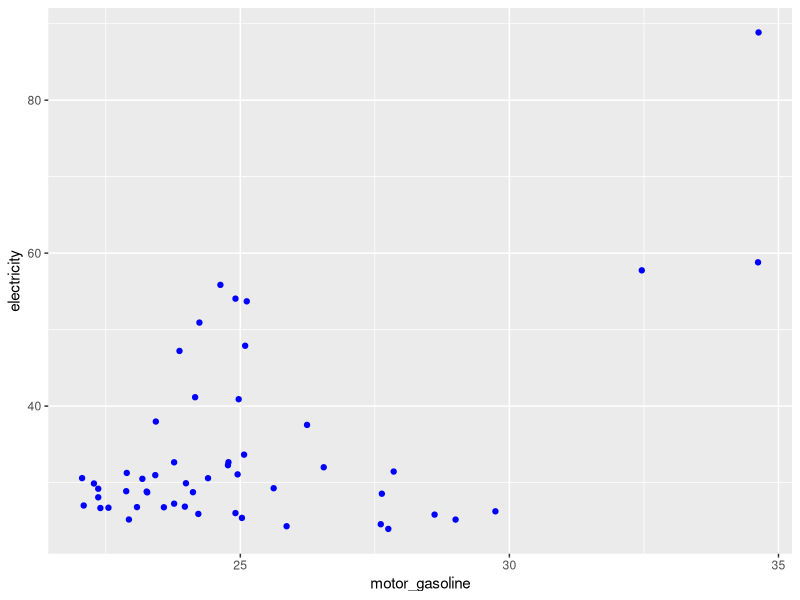
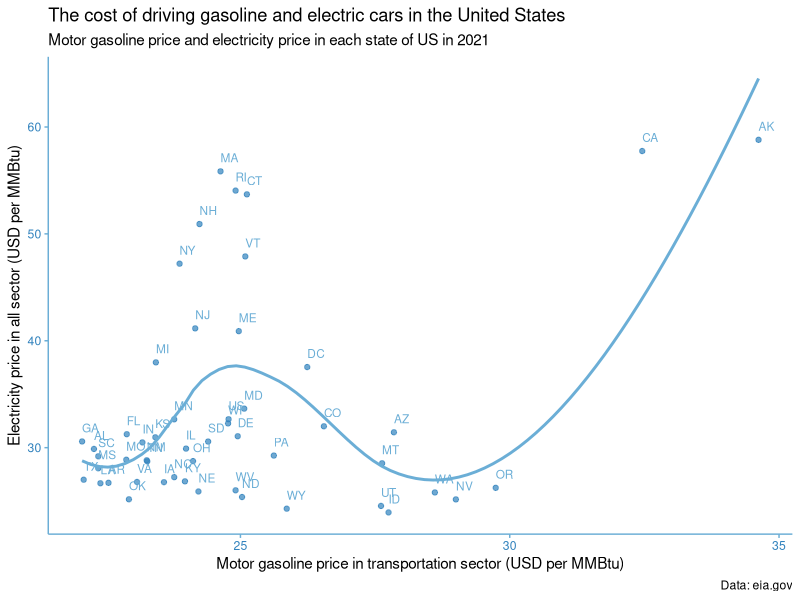

R code for these plots, in order:
# Assignment 01 original
# Xiyu Zhang

# Load packages -----------------------------------------------------------

library(tidyverse)
library(sf)

# Original scatterplot ----------------------------------------------------

# Read in the initial dataset

# motor gasoline price for each state, from EIA, in 2021

gasoline_21 <-
  read_csv('data_own/fuel_mg.csv') %>% 
  filter(MSN == 'MGACD') %>% 
  rename(motor_gasoline = '2021')

# all sector electricity price for each state, from EIA, in 2021

electricity_21 <-
  read_csv('data_own/fuel_es.csv') %>% 
  filter(MSN == 'ESTCD') %>% 
  rename(electricity = '2021')

# join the two forms into one

price_21 <-
  left_join(gasoline_21, 
            electricity_21, 
            by = 'State') %>% 
  select(State, motor_gasoline, electricity)

# create an elementary scatterplot

price_21 %>% 
  ggplot(
    aes(x = motor_gasoline,
        y = electricity)) +
  geom_point(colour = 'blue')

# It seems there exists an outlier, so descending the electricity price and
# remove the outlier, and create the scatterplot again

price_21 %>% 
  arrange(desc(electricity)) %>% 
  filter(State != 'HI') %>% 
  ggplot(
    aes(x = motor_gasoline,
        y = electricity,
        label = State)) +
  geom_point(colour = '#3182bd',
             alpha = 0.7) +
  geom_smooth(
    method = loess,
    colour = '#6baed6',
    se = F) +
  geom_text(hjust = 0,
            vjust = -1,
            size = 3,
            colour = '#6baed6') +
  labs(title = paste('The cost of driving gasoline and electric cars in the',
                     'United States'),
       subtitle = paste('Motor gasoline price and electricity price in each',
                        'state of US in 2021'),
       caption = 'Data: eia.gov',
       x = 'Motor gasoline price in transportation sector (USD per MMBtu)',
       y = 'Electricity price in all sector (USD per MMBtu)') +
  theme_bw() +
  theme(
    panel.border = element_blank(),
    panel.grid = element_blank(),
    axis.line = element_line(colour = '#6baed6'),
    axis.text.x = element_text(colour = '#3182bd'),
    axis.text.y = element_text(colour = '#3182bd'),
    axis.ticks = element_line(colour = '#6baed6'))
